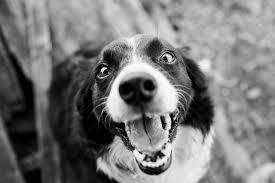
#> input picture CS 484 - Computer Vision/HW1/assignment/images/convolution_freq_domain.jpg, 275 x 183 px, found by its file name
$ jupyter execute edge.ipynb   (older library calls are emulated)
#> lines starting #> are read from the running program, lines starting #| are printed output that depends on the picture; after the words box and inside, x2 and y2 are one past the last pixel; in counts of white or black regions, pixels touching at a corner belong together
[cell 1]
import cv2
import numpy as np
import matplotlib.pyplot as plt
from google.colab import files

# Upload the file
uploaded = files.upload()
#> the answer given: convolution_freq_domain.jpg
image_path = list(uploaded.keys())[0]

# Load the image
image = cv2.imread(image_path)
#> image is the input picture: shape (183, 275, 3); min 0, max 255, mean 120.7
if image is None:
    raise ValueError("Image not found or invalid file format.")

# Preprocess: Edge Detection using Canny
def detect_edges(image):
    gray_image = cv2.cvtColor(image, cv2.COLOR_BGR2GRAY)
    blurred_image = cv2.GaussianBlur(gray_image, (5, 5), 0)
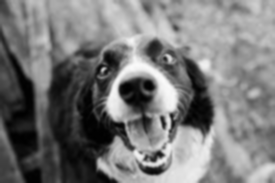
#> blurred_image: shape (183, 275); min 1, max 250, mean 120.7
    edges = cv2.Canny(blurred_image, 50, 150)
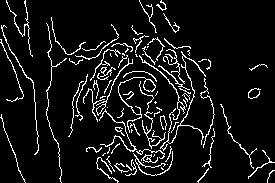
#> edges: shape (183, 275); 8.1% white in thin lines or dots
    return edges

# Process: Detect edges and contours
edges = detect_edges(image)
contours, _ = cv2.findContours(edges, cv2.RETR_EXTERNAL, cv2.CHAIN_APPROX_SIMPLE)
#> contours = 89 contours, 74 with area under 20; largest, box (x1, y1, x2, y2) and area: (118, 77, 156, 133) 132, (96, 58, 133, 116) 67, (160, 51, 206, 151) 61, (141, 154, 158, 163) 45, (133, 151, 173, 176) 44

# Visualize the results
plt.figure(figsize=(10, 5))

plt.subplot(1, 2, 1)
plt.imshow(edges, cmap='gray')
plt.title('Edge Detected Image (Contours)')
plt.axis('off')


plt.tight_layout()
plt.show()

[cell 2]
import cv2
import numpy as np
import matplotlib.pyplot as plt
from google.colab import files

# File upload
uploaded = files.upload()
#> the answer given: convolution_spatial_domain.jpg
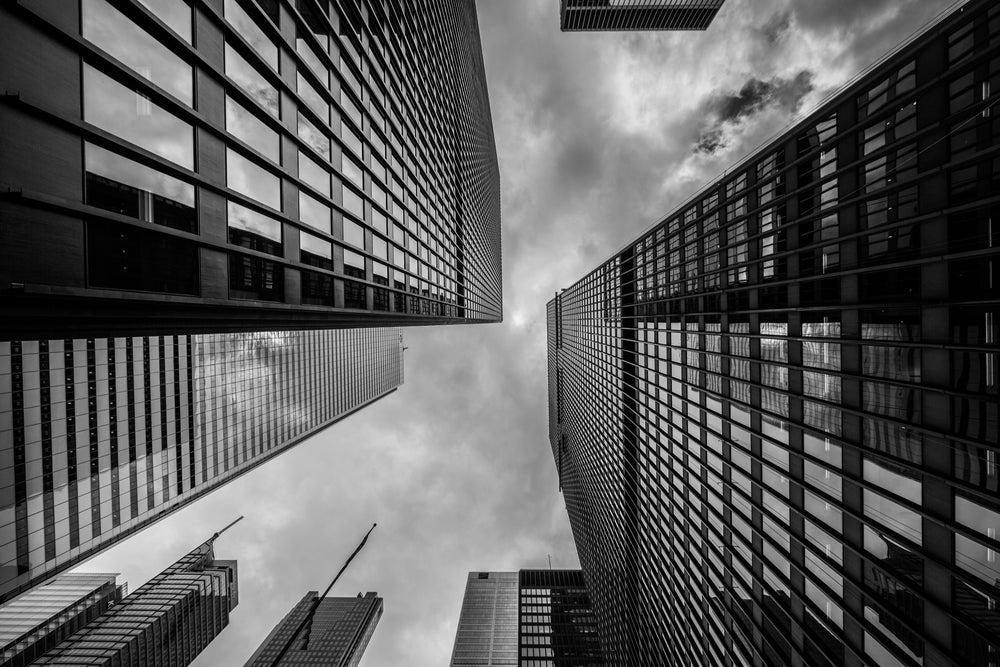
#> input picture CS 484 - Computer Vision/HW1/assignment/images/convolution_spatial_domain.jpg, 1000 x 667 px, found by its file name
#> further down, image is the input picture: shape (667, 1000, 3); min 0, max 255, mean 89.3
image_path = list(uploaded.keys())[0]  # Get the uploaded file's name

# Preprocessing with Sobel filters to emphasize straight edges
def preprocess_image_for_straight_lines(image):
    gray_image = cv2.cvtColor(image, cv2.COLOR_BGR2GRAY)
#> gray_image: shape (667, 1000)
    blurred_image = cv2.GaussianBlur(gray_image, (5, 5), 0)
#> blurred_image: shape (667, 1000)

    # Sobel filters to detect horizontal and vertical edges
    sobel_x = cv2.Sobel(blurred_image, cv2.CV_64F, 1, 0, ksize=3)  # Horizontal edges
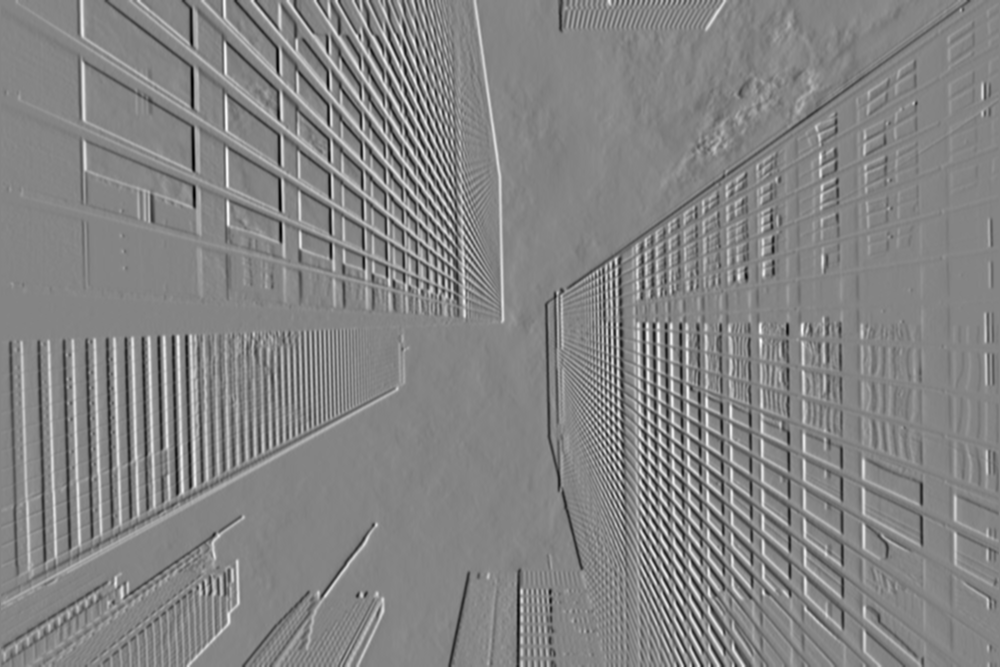
#> sobel_x: shape (667, 1000) float64; min -467, max 432, mean -0.3; drawn with min black and max white
    sobel_y = cv2.Sobel(blurred_image, cv2.CV_64F, 0, 1, ksize=3)  # Vertical edges
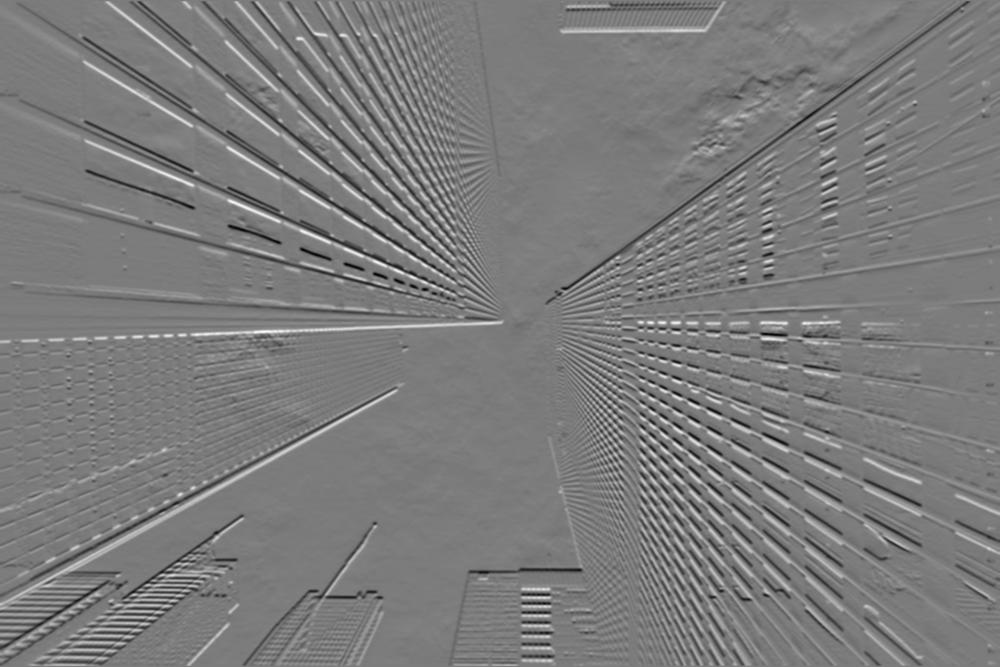
#> sobel_y: shape (667, 1000) float64; min -427, max 451, mean -0.2; drawn with min black and max white

    # Calculate the gradient magnitude
    gradient_magnitude = np.sqrt(sobel_x**2 + sobel_y**2)
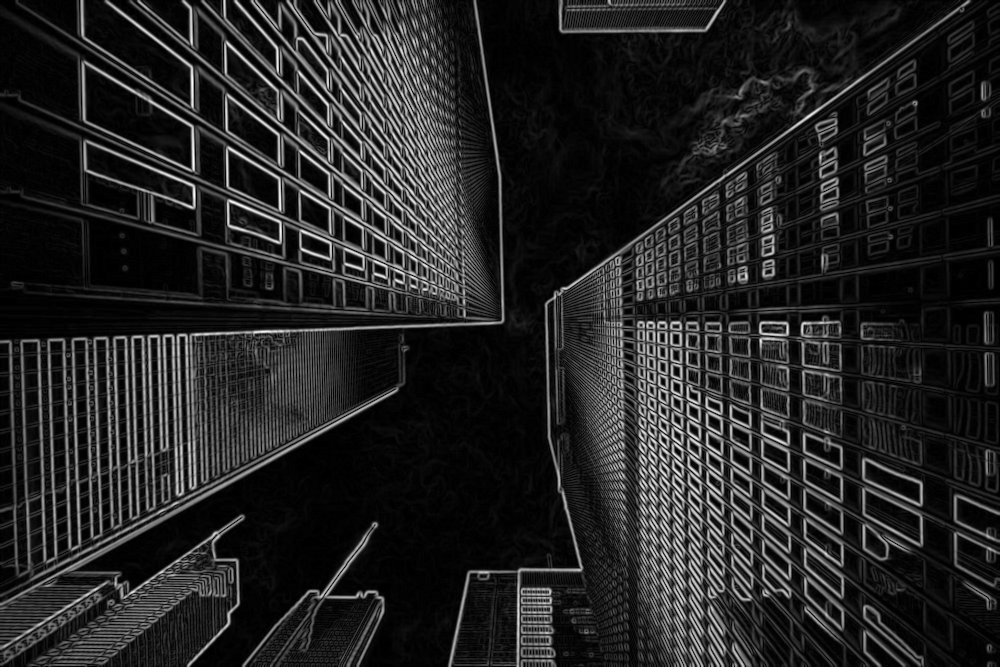
#> gradient_magnitude: shape (667, 1000) float64; min 0, max 467.2, mean 65.8; drawn with min black and max white
    gradient_magnitude = np.uint8(255 * gradient_magnitude / np.max(gradient_magnitude))

    # Threshold to keep strong edges (potentially straight lines)
    _, thresholded = cv2.threshold(gradient_magnitude, 10, 255, cv2.THRESH_BINARY)
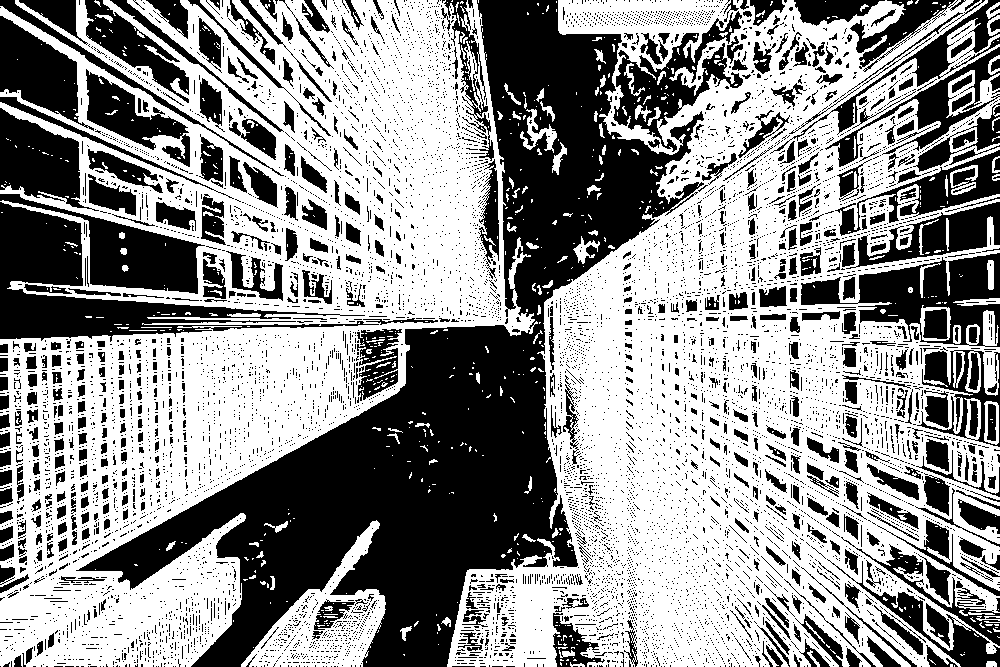
#> thresholded: shape (667, 1000); 56.9% white; 8715 black regions (8044 under 20 px), largest, box (x1, y1, x2, y2) and area: (76, 0, 704, 667) 110767, (0, 202, 379, 342) 14119, (801, 253, 1000, 347) 8173
    return thresholded

# Canny edge detection after preprocessing for straight lines
def enhanced_canny_edge_detector(image, low_threshold=50, high_threshold=150):
    preprocessed_image = preprocess_image_for_straight_lines(image)
    edges = cv2.Canny(preprocessed_image, low_threshold, high_threshold)
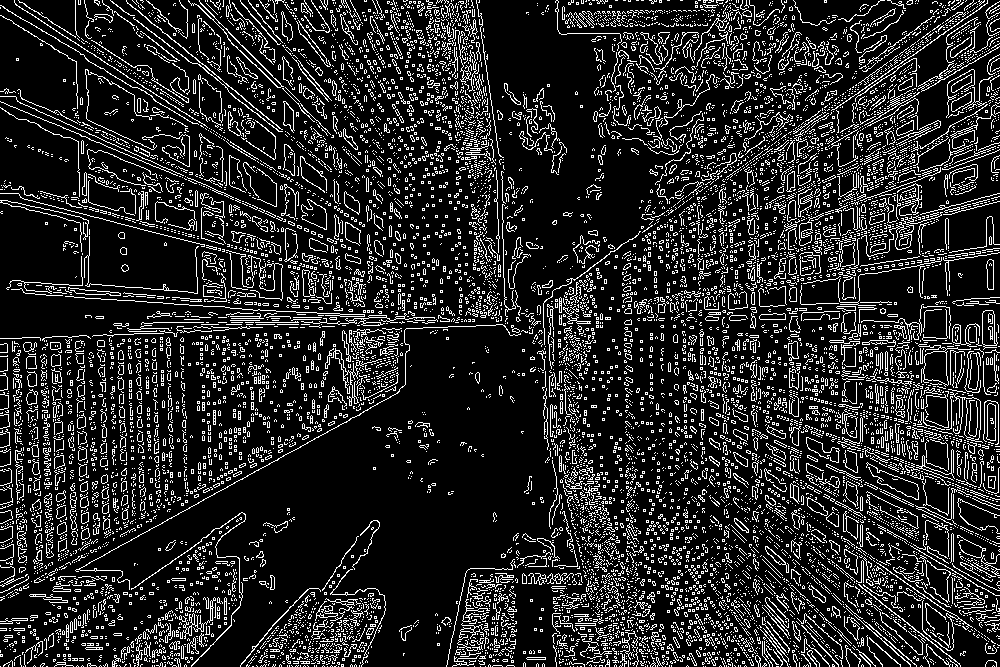
#> edges: shape (667, 1000); 15.5% white in thin lines or dots
    return edges

# Hough Line detection (unchanged, provided for completeness)
def hough_line_detection(edge_image, threshold=50, min_line_length=10, max_line_gap=5):
#> called with threshold = 50, min_line_length = 10, max_line_gap = 5
    lines = cv2.HoughLinesP(edge_image, 1, np.pi / 180, threshold, minLineLength=min_line_length, maxLineGap=max_line_gap)
    line_img = np.zeros((edge_image.shape[0], edge_image.shape[1], 3), dtype=np.uint8)
    if lines is not None:
        for line in lines:
            for x1, y1, x2, y2 in line:
                cv2.line(line_img, (x1, y1), (x2, y2), (0, 255, 0), 2)
#> this loop made 5143 passes
#> line on passes 1 to 3: [[418, 3, 466, 51]], [[828, 561, 959, 663]], [[303, 301, 319, 302]]
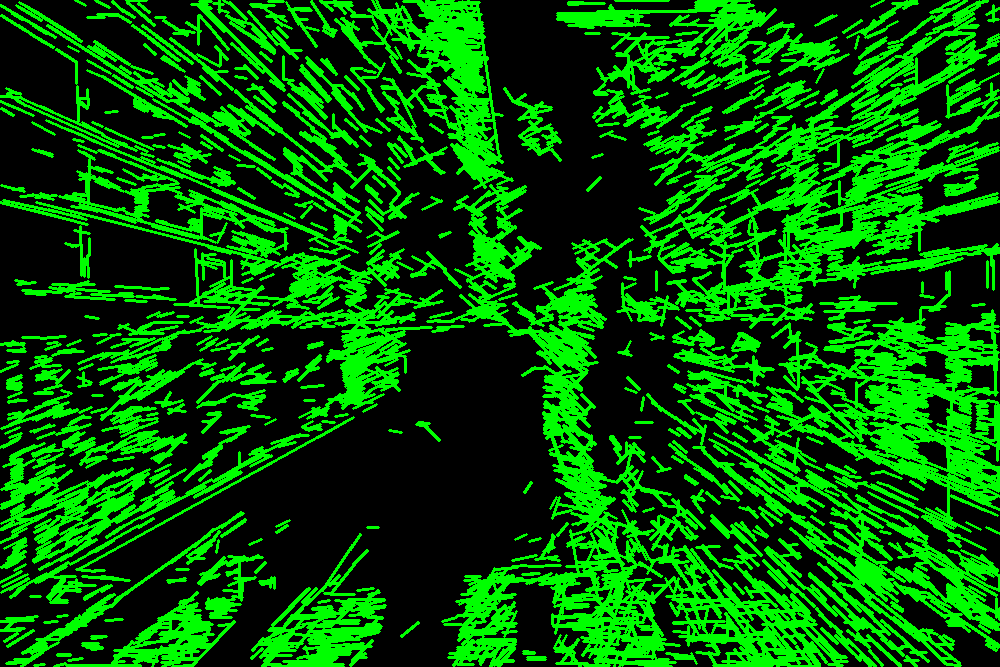
#> line_img: shape (667, 1000, 3); mean of channels 0, 1, 2 0, 92.3, 0; drawn as B, G, R
    return line_img, lines

# Read image
image = cv2.imread(image_path)

# Process image
edges = enhanced_canny_edge_detector(image)
line_image, lines = hough_line_detection(edges)

# Plotting results
plt.figure(figsize=(15, 5))

plt.subplot(1, 3, 1)
plt.imshow(cv2.cvtColor(image, cv2.COLOR_BGR2RGB))
plt.title('Original Image')
plt.axis('off')

plt.subplot(1, 3, 2)
plt.imshow(edges, cmap='gray')
plt.title('Edge Detected Image for Straight Lines')
plt.axis('off')

plt.subplot(1, 3, 3)
plt.imshow(line_image)
plt.title('Detected Lines')
plt.axis('off')

plt.tight_layout()
plt.show()
